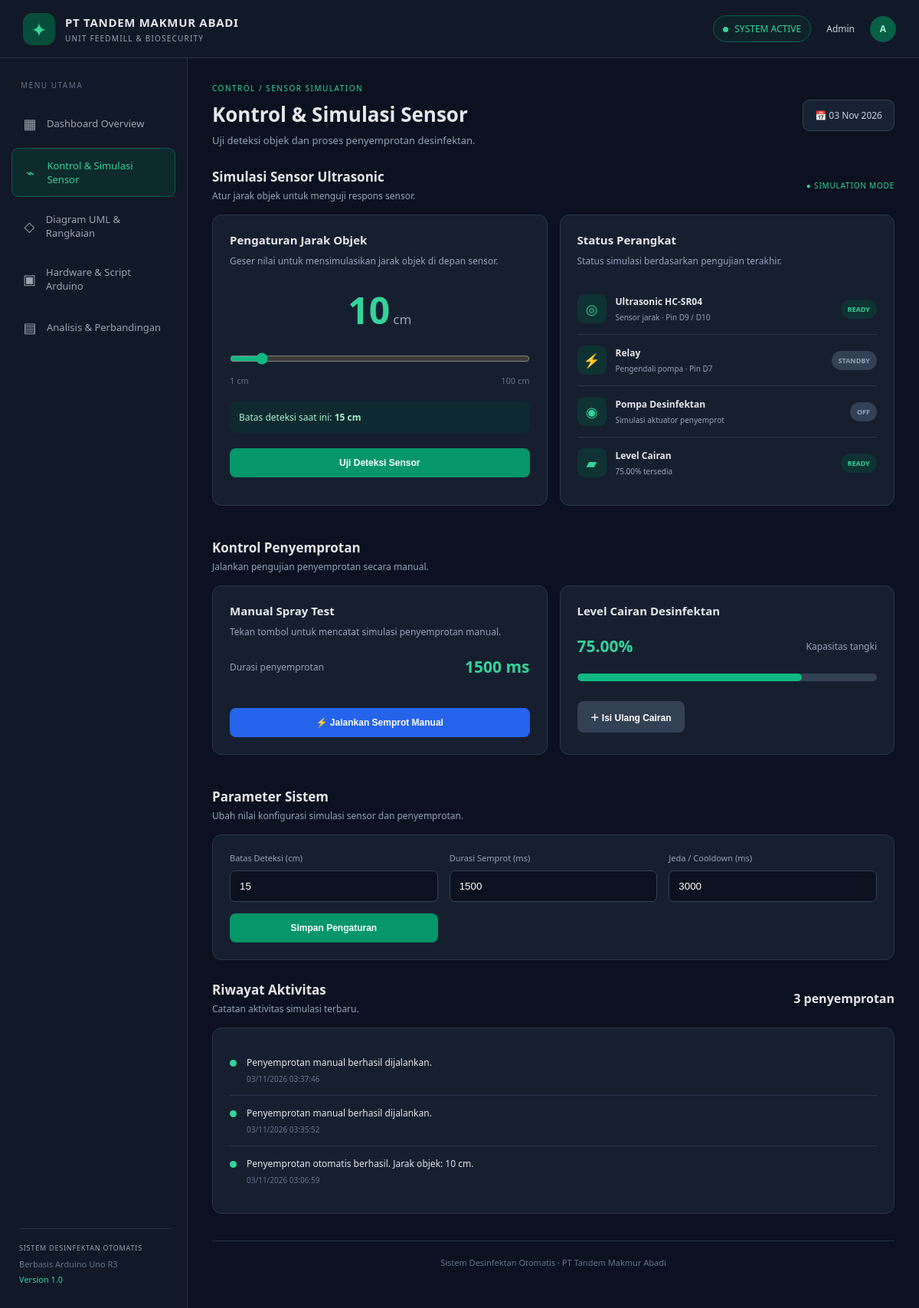
/kontrol.php (signed in), run on the app's committed database.
### tables this page shows
CREATE TABLE `pengaturan` (
  `id` int(11) NOT NULL,
  `batas_deteksi_cm` int(11) DEFAULT 15,
  `durasi_semprot_ms` int(11) DEFAULT 1500,
  `jeda_ms` int(11) DEFAULT 3000,
  `level_cairan` decimal(5,2) DEFAULT 78.00,
  `updated_at` timestamp NOT NULL DEFAULT current_timestamp() ON UPDATE current_timestamp()
);

CREATE TABLE `aktivitas` (
  `id` bigint(20) NOT NULL,
  `jenis` enum('info','success','trigger','danger') DEFAULT 'info',
  `pesan` text NOT NULL,
  `created_at` timestamp NOT NULL DEFAULT current_timestamp()
);

### kontrol.php (the view, shortened to what this page needs)
<?php
include 'config/koneksi.php';
function e($value) {
    return htmlspecialchars((string)$value, ENT_QUOTES, 'UTF-8');
}
$settingQuery = mysqli_query($conn, "SELECT * FROM pengaturan LIMIT 1");
$setting = mysqli_fetch_assoc($settingQuery);
$batas = $setting['batas_deteksi_cm'] ?? 15;
$durasi = $setting['durasi_semprot_ms'] ?? 1500;
$jeda = $setting['jeda_ms'] ?? 3000;
$level = $setting['level_cairan'] ?? 78;
$totalQuery = mysqli_query($conn, "SELECT COUNT(*) AS total FROM penyemprotan");
$totalSemprot = mysqli_fetch_assoc($totalQuery)['total'] ?? 0;
$logQuery = mysqli_query($conn, "SELECT * FROM aktivitas ORDER BY id DESC LIMIT 8");
?>
<!DOCTYPE html>
<html lang="id">
<head>
    <link rel="stylesheet" href="style.css">
</head>
<body>
<header class="topbar">
    <div class="brand">
        <div class="brand-icon">✦</div>
        <div>
            <h2>PT TANDEM MAKMUR ABADI</h2>
            <p>UNIT FEEDMILL & BIOSECURITY</p>
        </div>
    </div>
    <div class="topbar-right">
        <span class="system-status"><span class="status-dot"></span> SYSTEM ACTIVE</span>
        <span class="user-info">Admin</span>
        <div class="avatar">A</div>
    </div>
</header>
<div class="main-layout">
    <aside class="sidebar">
        <div class="sidebar-label">MENU UTAMA</div>
        <a href="index.php" class="menu"><span>▦</span> Dashboard Overview</a>
        <a href="kontrol.php" class="menu active"><span>⌁</span> Kontrol & Simulasi Sensor</a>
        <a href="diagram.php" class="menu">
    <span>◇</span> Diagram UML & Rangkaian
</a>
        <a href="#" class="menu"><span>▣</span> Hardware & Script Arduino</a>
        <a href="#" class="menu"><span>▤</span> Analisis & Perbandingan</a>
        <div class="sidebar-footer">
            <p>SISTEM DESINFEKTAN OTOMATIS</p>
            <small>Berbasis Arduino Uno R3</small>
            <small class="version">Version 1.0</small>
        </div>
    </aside>
    <main class="content">
        <div class="page-heading">
            <div>
                <p class="eyebrow">CONTROL / SENSOR SIMULATION</p>
                <h1>Kontrol & Simulasi Sensor</h1>
                <p class="subtitle">Uji deteksi objek dan proses penyemprotan desinfektan.</p>
            </div>
            <div class="date-box">📅 <?= date('d M Y') ?></div>
        </div>
        <div class="section-title">
            <div>
                <h2>Simulasi Sensor Ultrasonic</h2>
                <p>Atur jarak objek untuk menguji respons sensor.</p>
            </div>
            <span class="live-label">● SIMULATION MODE</span>
        </div>
        <section class="control-grid">
            <div class="panel">
                <h3>Pengaturan Jarak Objek</h3>
                <p class="panel-desc">Geser nilai untuk mensimulasikan jarak objek di depan sensor.</p>
                <form method="POST">
                    <div class="distance-display">
                        <strong id="distanceValue">10</strong>
                        <span>cm</span>
                    </div>
                    <input type="range" id="distanceSlider" name="jarak"
                           min="1" max="100" value="10" class="range-control">
                    <div class="range-labels"><span>1 cm</span><span>100 cm</span></div>
                    <div class="threshold-info">
                        Batas deteksi saat ini: <strong><?= e($batas) ?> cm</strong>
                    </div>
                    <button type="submit" class="action-button">Uji Deteksi Sensor</button>
                </form>
            </div>
            <div class="panel">
                <h3>Status Perangkat</h3>
                <p class="panel-desc">Status simulasi berdasarkan pengujian terakhir.</p>
                <div class="device-status">
                    <div class="device-status-icon">◎</div>
                    <div>
                        <strong>Ultrasonic HC-SR04</strong>
                        <small>Sensor jarak · Pin D9 / D10</small>
                    </div>
                    <span class="status-pill online">READY</span>
                </div>
                <div class="device-status">
                    <div class="device-status-icon">⚡</div>
                    <div>
                        <strong>Relay</strong>
                        <small>Pengendali pompa · Pin D7</small>
                    </div>
                    <span class="status-pill off">STANDBY</span>
                </div>
                <div class="device-status">
                    <div class="device-status-icon">◉</div>
                    <div>
                        <strong>Pompa Desinfektan</strong>
                        <small>Simulasi aktuator penyemprot</small>
                    </div>
                    <span class="status-pill off">OFF</span>
                </div>
                <div class="device-status">
                    <div class="device-status-icon">▰</div>
                    <div>
                        <strong>Level Cairan</strong>
                        <small><?= e($level) ?>% tersedia</small>
                    </div>
                    <span class="status-pill online">READY</span>
                </div>
            </div>
        </section>
        <div class="section-title">
            <div>
                <h2>Kontrol Penyemprotan</h2>
                <p>Jalankan pengujian penyemprotan secara manual.</p>
            </div>
        </div>
        <section class="control-grid">
            <div class="panel">
                <h3>Manual Spray Test</h3>
                <p class="panel-desc">Tekan tombol untuk mencatat simulasi penyemprotan manual.</p>
                <div class="manual-info">
                    <span>Durasi penyemprotan</span>
                    <strong><?= e($durasi) ?> ms</strong>
                </div>
                <form method="POST">
                    <button type="submit" class="action-button manual-button"
                        onclick="return confirm('Jalankan simulasi penyemprotan manual?')">
                        ⚡ Jalankan Semprot Manual
                    </button>
                </form>
            </div>
            <div class="panel">
                <h3>Level Cairan Desinfektan</h3>
                <div class="liquid-heading">
                    <strong><?= e($level) ?>%</strong>
                    <span>Kapasitas tangki</span>
                </div>
                <div class="progress liquid-progress">
                    <div class="progress-fill" style="width:<?= min(100, max(0, $level)) ?>%"></div>
                </div>
                <form method="POST">
                    <button class="secondary-button" type="submit">＋ Isi Ulang Cairan</button>
                </form>
            </div>
        </section>
        <div class="section-title">
            <div>
                <h2>Parameter Sistem</h2>
                <p>Ubah nilai konfigurasi simulasi sensor dan penyemprotan.</p>
            </div>
        </div>
        <section class="panel">
            <form method="POST" class="settings-form">
                <label>
                    Batas Deteksi (cm)
                    <input type="number" name="batas" min="1" max="400" value="<?= e($batas) ?>" required>
                </label>
                <label>
                    Durasi Semprot (ms)
                    <input type="number" name="durasi" min="100" max="10000" value="<?= e($durasi) ?>" required>
                </label>
                <label>
                    Jeda / Cooldown (ms)
                    <input type="number" name="jeda" min="0" max="60000" value="<?= e($jeda) ?>" required>
                </label>
                <button type="submit" class="action-button">Simpan Pengaturan</button>
            </form>
        </section>
        <div class="section-title">
            <div>
                <h2>Riwayat Aktivitas</h2>
                <p>Catatan aktivitas simulasi terbaru.</p>
            </div>
            <strong><?= e($totalSemprot) ?> penyemprotan</strong>
        </div>
        <section class="panel">
            <?php if (mysqli_num_rows($logQuery) > 0): ?>
                <div class="activity-list">
                    <?php while ($log = mysqli_fetch_assoc($logQuery)): ?>
                        <div class="activity-item">
                            <span class="activity-dot"></span>
                            <div>
                                <strong><?= e($log['pesan']) ?></strong>
                                <small><?= date('d/m/Y H:i:s', strtotime($log['created_at'])) ?></small>
                            </div>
                        </div>
                    <?php endwhile; ?>
                </div>
            <?php else: ?>
                <p class="panel-desc">Belum ada aktivitas. Silakan lakukan pengujian sensor.</p>
            <?php endif; ?>
        </section>
        <footer class="footer">
            Sistem Desinfektan Otomatis · PT Tandem Makmur Abadi
        </footer>
    </main>
</div>
</body>
</html>

### data on the page
pengaturan: batas_deteksi_cm "15", level_cairan "75.00", durasi_semprot_ms "1500", batas "15", durasi "1500", jeda "3000"
aktivitas: pesan "Penyemprotan manual berhasil dijalankan.", created_at "03/11/2026 03:37:46"
aktivitas: pesan "Penyemprotan manual berhasil dijalankan.", created_at "03/11/2026 03:35:52"
aktivitas: pesan "Penyemprotan otomatis berhasil. Jarak objek: 10 cm.", created_at "03/11/2026 03:06:59"

### other printed values
$totalSemprot "3"
